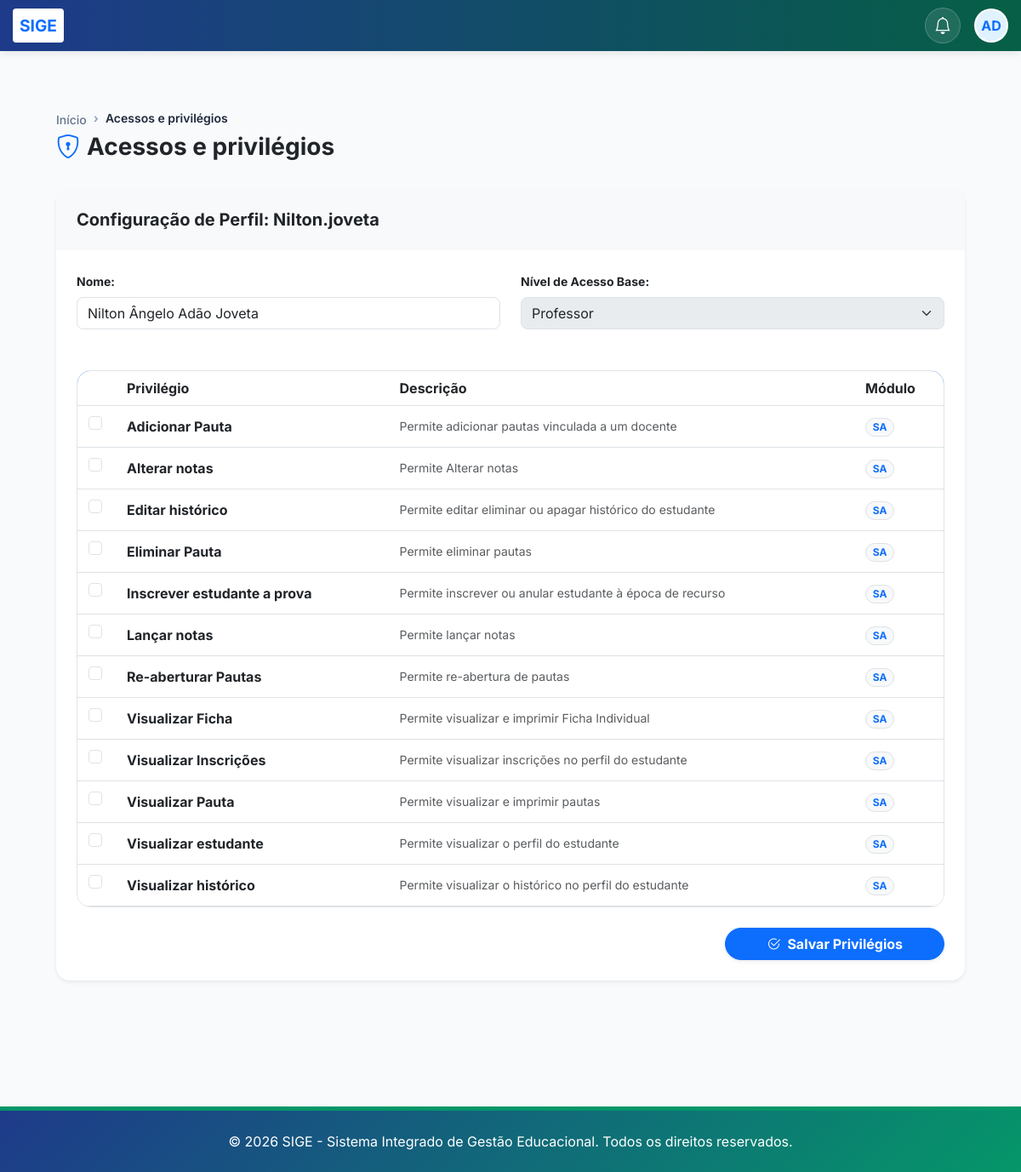
The app's page /utilizadores/18/acessos/ (signed in) with its own data.
### core/models.py (models this page shows, shortened)
class PerfilUsuario(models.Model):
    privilegios = models.ManyToManyField(Privilegio, blank=True, related_name='perfis', verbose_name="Privilégios")
    NIVEL_ACESSO_CHOICES = [
        ('admin', 'Administrador'),
        ('pedagogico', 'Pedagógico'),
        ('financeiro', 'Financeiro'),
        ('secretaria', 'Secretaria'),
        ('professor', 'Professor'),
        ('estudante', 'Estudante'),
        ('pendente', 'Pendente'),
    ]
    user = models.OneToOneField(User, on_delete=models.CASCADE, related_name='perfil')
    nivel_acesso = models.CharField(max_length=20, choices=NIVEL_ACESSO_CHOICES, default='pendente')
    telefone = models.CharField(max_length=20, blank=True)
    foto = models.ImageField(upload_to='perfis/', blank=True, null=True)
    ativo = models.BooleanField(default=True)
    data_cadastro = models.DateTimeField(auto_now_add=True)
    class Meta:
        verbose_name = "Perfil de Usuário"
        verbose_name_plural = "Perfis de Usuários"

class Privilegio(models.Model):
    MODULO_CHOICES = [
        ('SA', 'Secretaria Acadêmica'),
        ('RH', 'Recursos Humanos'),
        ('FIN', 'Financeiro'),
        ('PED', 'Pedagógico'),
        ('ADM', 'Administrativo'),
    ]
    nome = models.CharField(max_length=100, unique=True, verbose_name="Nome do Privilégio")
    codigo = models.SlugField(max_length=100, unique=True, verbose_name="Código Interno")
    descricao = models.TextField(verbose_name="Descrição")
    modulo = models.CharField(max_length=5, choices=MODULO_CHOICES, verbose_name="Módulo")
    class Meta:
        verbose_name = "Privilégio"
        verbose_name_plural = "Privilégios"
        ordering = ['modulo', 'nome']

### core/views.py (the view)
# urls.py: path('utilizadores/<int:perfil_id>/acessos/', views.gestao_acessos, name='gestao_acessos'),
@login_required
def gestao_acessos(request, perfil_id):
    from .models import PerfilUsuario, Privilegio
    perfil = get_object_or_404(PerfilUsuario, id=perfil_id)
    if request.user.perfil.nivel_acesso not in ['admin', 'super_admin']:
        messages.error(request, "Acesso negado.")
        return redirect('painel_principal')
    todos_privilegios = Privilegio.objects.all()
    if request.method == 'POST':
        privilegios_ids = request.POST.getlist('privilegios')
        perfil.privilegios.set(privilegios_ids)
        messages.success(request, f"Privilégios de {perfil.user.username} atualizados com sucesso!")
        return redirect('gestao_acessos', perfil_id=perfil.id)
    return render(request, 'core/gestao_acessos.html', {
        'perfil': perfil,
        'todos_privilegios': todos_privilegios,
    })

### core/context_processors.py (called while the page is built)
def subscricao_context(request):
    if not request.user.is_authenticated:
        return {}
    subscricao = Subscricao.objects.filter(estado__in=['ativo', 'teste']).first()
    return {'subscricao': subscricao}

def global_academic_context(request):
    config = ConfiguracaoEscola.objects.first()
    context = {
        'config': config
    }
    if request.user.is_authenticated:
        ano_id = request.session.get('ano_academico_id')
        if ano_id:
            ano_atual = AnoAcademico.objects.filter(id=ano_id).first()
        else:
            ano_atual = AnoAcademico.get_atual()
            if ano_atual:
                request.session['ano_academico_id'] = ano_atual.id
        semestre_atual = None
        if ano_atual:
            semestre_atual = ano_atual.semestres.filter(ativo=True).first()
        perfil = PerfilUsuario.objects.filter(user=request.user).first()
        context.update({
            'ano_atual': ano_atual,
            'semestre_atual': semestre_atual,
            'user_perfil': perfil
        })
    return context

### core/templates/core/gestao_acessos.html (shortened to what this page needs)
{% extends 'core/base.html' %}
{% block content %}
<div class="container-fluid px-4 py-5">
    <div class="d-flex justify-content-between align-items-center mb-4">
        <div>
            <nav aria-label="breadcrumb">
                <ol class="breadcrumb mb-1">
                    <li class="breadcrumb-item"><a href="{% url 'painel_principal' %}">Início</a></li>
                    <li class="breadcrumb-item active">Acessos e privilégios</li>
                </ol>
            </nav>
            <h3 class="fw-bold d-flex align-items-center">
                <i class="bi bi-shield-lock text-primary me-2"></i> Acessos e privilégios
            </h3>
        </div>
    </div>
    <div class="card border-0 shadow-sm rounded-4 overflow-hidden">
        <div class="card-header bg-light p-4 border-0">
            <h5 class="mb-0 fw-bold text-dark">Configuração de Perfil: {{ perfil.user.username }}</h5>
        </div>
        <div class="card-body p-4">
            <form method="POST">
                <div class="row g-4 mb-5">
                    <div class="col-md-6">
                        <label class="form-label small fw-bold">Nome:</label>
                        <input type="text" class="form-control rounded-3" value="{{ perfil.user.get_full_name|default:perfil.user.username }}" readonly>
                    </div>
                    <div class="col-md-6">
                        <label class="form-label small fw-bold">Nível de Acesso Base:</label>
                        <select class="form-select rounded-3" disabled>
                            <option>{{ perfil.get_nivel_acesso_display }}</option>
                        </select>
                    </div>
                </div>
                <div class="table-responsive rounded-4 border overflow-hidden">
                    <table class="table table-hover align-middle mb-0">
                        <thead class="bg-primary text-white">
                            <tr>
                                <th style="width: 50px;"></th>
                                <th>Privilégio</th>
                                <th>Descrição</th>
                                <th style="width: 100px;">Módulo</th>
                            </tr>
                        </thead>
                        <tbody>
                            {% for priv in todos_privilegios %}
                            <tr>
                                <td class="text-center">
                                    <div class="form-check d-inline-block">
                                        <input class="form-check-input" type="checkbox" name="privilegios" value="{{ priv.id }}"
                                               {% if priv in perfil.privilegios.all %}checked{% endif %}>
                                    </div>
                                </td>
                                <td class="fw-bold">{{ priv.nome }}</td>
                                <td class="text-muted small">{{ priv.descricao }}</td>
                                <td><span class="badge bg-light text-primary border rounded-pill">{{ priv.modulo }}</span></td>
                            </tr>
                            {% empty %}
                            <tr>
                                <td colspan="4" class="p-5 text-center text-muted italic">Nenhum privilégio cadastrado no sistema.</td>
                            </tr>
                            {% endfor %}
                        </tbody>
                    </table>
                </div>
                <div class="d-flex justify-content-end gap-2 mt-4">
                    <button type="submit" class="btn btn-primary rounded-pill px-5 fw-bold shadow-sm">
                        <i class="bi bi-check2-circle me-2"></i>Salvar Privilégios
                    </button>
                </div>
            </form>
        </div>
    </div>
</div>
{% endblock %}

### core/templates/core/base.html (style rules this page uses)
:root { --primary-color: #1e3a8a; --secondary-color: #059669; --accent-color: #f59e0b; --light-bg: #f8fafc; }
html, body { height: 100%; margin: 0; padding: 0; }
body { font-family: 'Inter', sans-serif; background-color: #f8fafc; display: flex; flex-direction: column; min-height: 100vh; }
.card { transition: transform 0.3s; height: 100%; border-radius: 15px; border: none; box-shadow: 0 4px 6px rgba(0,0,0,0.05); }
.breadcrumb { background: transparent; padding: 0; margin-bottom: 1rem; }
.breadcrumb-item + .breadcrumb-item::before { content: "›"; color: #94a3b8; font-weight: bold; }
.breadcrumb-item a { color: #64748b; text-decoration: none; transition: color 0.2s; font-size: 0.875rem; font-weight: 500; }
.breadcrumb-item.active { color: #1e293b; font-weight: 600; font-size: 0.875rem; }

### records on screen
PerfilUsuario: user.username "Nilton.joveta", user.get_full_name "Nilton Ângelo Adão Joveta", nivel_acesso "Professor"
Privilegio: nome "Adicionar Pauta", descricao "Permite adicionar pautas vinculada a um docente", modulo "SA"
Privilegio: nome "Alterar notas", descricao "Permite Alterar notas", modulo "SA"
Privilegio: nome "Editar histórico", descricao "Permite editar eliminar ou apagar histórico do estudante", modulo "SA"
Privilegio: nome "Eliminar Pauta", descricao "Permite eliminar pautas", modulo "SA"
Privilegio: nome "Inscrever estudante a prova", descricao "Permite inscrever ou anular estudante à época de recurso", modulo "SA"
Privilegio: nome "Lançar notas", descricao "Permite lançar notas", modulo "SA"
Privilegio: nome "Re-aberturar Pautas", descricao "Permite re-abertura de pautas", modulo "SA"
Privilegio: nome "Visualizar Ficha", descricao "Permite visualizar e imprimir Ficha Individual", modulo "SA"
Privilegio: nome "Visualizar Inscrições", descricao "Permite visualizar inscrições no perfil do estudante", modulo "SA"
Privilegio: nome "Visualizar Pauta", descricao "Permite visualizar e imprimir pautas", modulo "SA"
Privilegio: nome "Visualizar estudante", descricao "Permite visualizar o perfil do estudante", modulo "SA"
Privilegio: nome "Visualizar histórico", descricao "Permite visualizar o histórico no perfil do estudante", modulo "SA"
